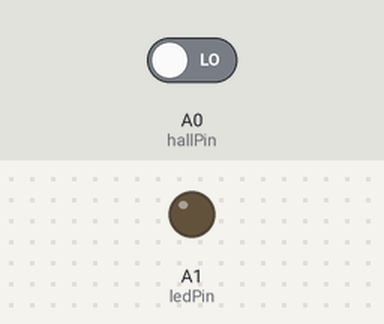
The program below on a simulated Arduino Nano 33 IoT. On the bench: output pins drawn as LEDs (lit = HIGH). Inputs (shaded band) come from the test bench; at power-on: A0 (hallPin) LOW. What the program prints to the serial monitor is not drawn.

Above: at 1.2 s.
1.3 s: A0 (hallPin) driven HIGH
At 2.5 s:
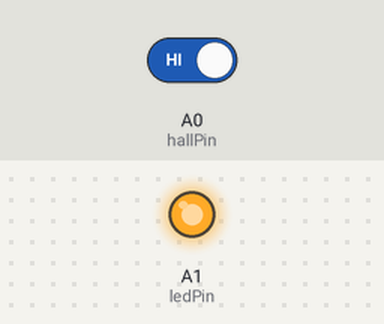
2.8 s: A0 (hallPin) driven LOW
At 3.7 s:
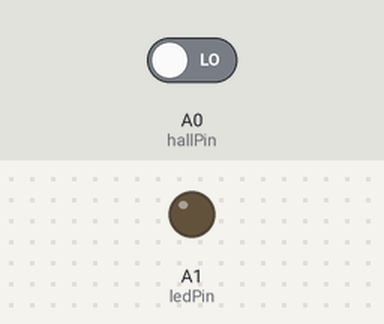
Timing chart, 0 to 5.8 s (numbered marks = the images above; inputs shaded):
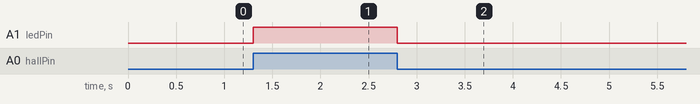

Measured:
- after the input at 1.3 s, A1 (ledPin): LOW → HIGH at once
- after the input at 2.8 s, A1 (ledPin): HIGH → LOW at once

The program:

main.cpp
```cpp
#include <Arduino.h>

int hallPin = 14;
int ledPin = 15;

void setup() {
    pinMode(hallPin, INPUT);
    pinMode(ledPin, OUTPUT);
    Serial.begin(9600);
}

void loop() {
    bool mag = digitalRead(hallPin);
    Serial.println(mag);
    if (mag == 1)
    {
        digitalWrite(ledPin, HIGH);
    }
    else
    {
        digitalWrite(ledPin, LOW);
    }
}
```
